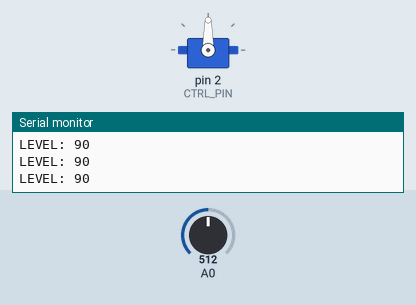
Bench run of a sketch on a simulated Arduino Uno, built with avr-gcc and run on an emulated ATmega328P. On the bench: servo, the last lines printed to the serial monitor. The inputs (shaded band) are chosen by the test bench; at power-on: A0 = 512.

Above: at 1.2 s.
1.3 s: A0 set to 1023
At 4.0 s:
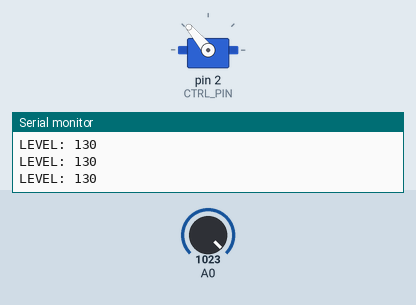
4.3 s: A0 set to 900
At 4.5 s:
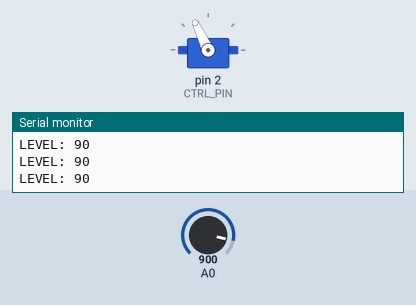
Timing chart, 0 to 7.3 s (numbered marks = the images above; inputs shaded):
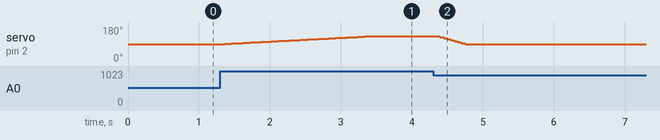

Measured:
- after the input at 1.3 s, servo on pin 2 (CTRL_PIN): moves from 90° to 130° over 2.0 s, starting after 0.06 s
- after the input at 4.3 s, servo on pin 2 (CTRL_PIN): 130° → 90° after 0.10 s

The sketch:

longboard.ino
```cpp
#include <Servo.h>

const int CTRL_PIN = 2;

const int SLOW_FACTOR = 5;
const int DELAY = 50;
const int DELTA = 1;
int level = 90;

Servo servo;

void setup() {
  Serial.begin(9600);
  servo.attach(CTRL_PIN);
}

void loop() {
  int rd;

  // Read the input level
  rd = max(900, analogRead(0));
  rd = map(rd, 900, 1023, 90, 130);
  delay(DELAY);

  // Move toward or away from the target value
  if (level > rd) level = max(rd, level - DELTA * SLOW_FACTOR);
  else level = min(rd, level + DELTA);

  Serial.print("LEVEL: ");
  Serial.println(rd, DEC);

  servo.write(level);
}
```
